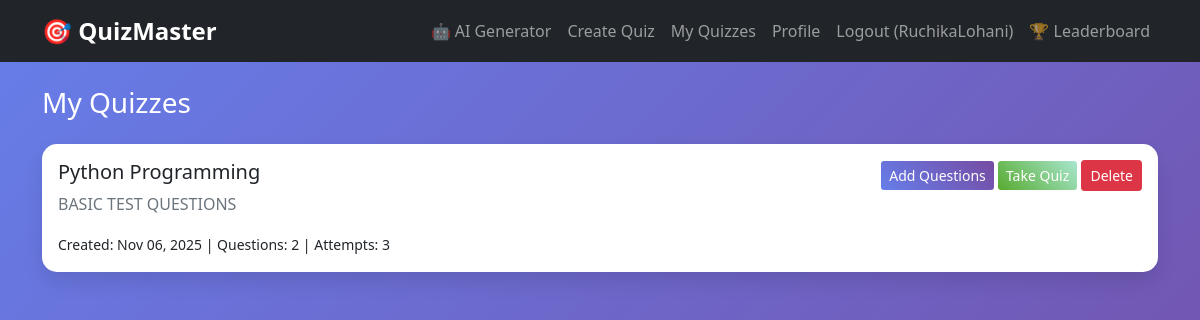
The app's page /my-quizzes/ (signed in), older data.
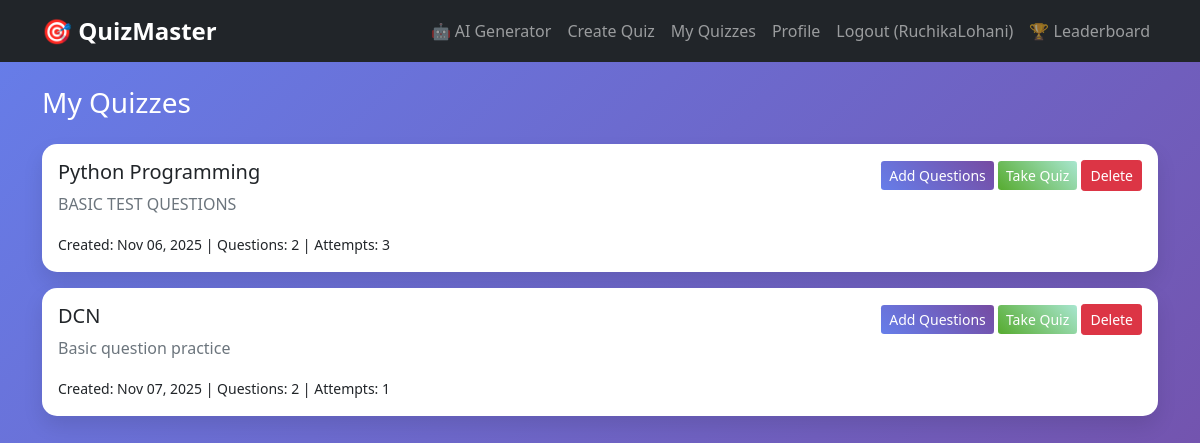
The same page, newer data.
### quizapp/models.py (models this page shows, shortened)
class Quiz(models.Model):
    DIFFICULTY_CHOICES = [
        ('easy', 'Easy'),
        ('medium', 'Medium'),
        ('hard', 'Hard'),
    ]
    title = models.CharField(max_length=200)
    description = models.TextField()
    difficulty = models.CharField(
        max_length=10,
        choices=DIFFICULTY_CHOICES,
        default='easy'
    )
    number_of_questions = models.IntegerField(default=15)
    time_limit = models.IntegerField(default=10, help_text="Time limit in minutes")
    has_time_limit = models.BooleanField(default=False)
    created_at = models.DateTimeField(auto_now_add=True)
    updated_at = models.DateTimeField(auto_now=True)
    created_by = models.ForeignKey(User, on_delete=models.CASCADE)

### quizapp/views.py (the view)
# urls.py: path('my-quizzes/', views.my_quizzes, name='my_quizzes'),
@login_required
def my_quizzes(request):
    quizzes = Quiz.objects.filter(created_by=request.user)
    return render(request, 'my_quizzes.html', {'quizzes': quizzes})

### templates/my_quizzes.html (shortened to what this page needs)
{% extends 'base.html' %}
{% block content %}
<div class="row">
    <div class="col-12">
        <h3 class="text-white mb-4">My Quizzes</h3>
        {% for quiz in quizzes %}
        <div class="card mb-3">
            <div class="card-body">
                <div class="row">
                    <div class="col-md-8">
                        <h5>{{ quiz.title }}</h5>
                        <p class="text-muted">{{ quiz.description }}</p>
                        <small>Created: {{ quiz.created_at|date:"M d, Y" }} |
                               Questions: {{ quiz.question_set.count }} |
                               Attempts: {{ quiz.quizattempt_set.count }}
                        </small>
                    </div>
                    <div class="col-md-4 text-end">
                        <a href="{% url 'add_questions' quiz.id %}" class="btn btn-primary btn-sm">
                            Add Questions
                        </a>
                        <a href="{% url 'take_quiz' quiz.id %}" class="btn btn-success btn-sm">
                            Take Quiz
                        </a>
                        <button type="button" class="btn btn-danger btn-sm"
                                data-bs-toggle="modal" data-bs-target="#deleteModal{{ quiz.id }}">
                            Delete
                        </button>
                    </div>
                </div>
            </div>
        </div>
        {% endfor %}
    </div>
</div>
{% endblock %}

### templates/base.html (shortened to what this page needs)
<!DOCTYPE html>
<html lang="en">
<head>
    <link href="https://cdn.jsdelivr.net/npm/bootstrap@5.1.3/dist/css/bootstrap.min.css" rel="stylesheet">
</head>
<body>
   <nav class="navbar navbar-expand-lg navbar-dark bg-dark">
    <div class="container">
        <a class="navbar-brand" href="{% url 'home' %}">🎯 QuizMaster</a>
        <div class="navbar-nav ms-auto">
            {% if user.is_authenticated %}
                <a class="nav-link" href="{% url 'ai_quiz_generator' %}">🤖 AI Generator</a>
                <a class="nav-link" href="{% url 'create_quiz' %}">Create Quiz</a>
                <a class="nav-link" href="{% url 'my_quizzes' %}">My Quizzes</a>
                <a class="nav-link" href="{% url 'profile' %}">Profile</a>
                <a class="nav-link" href="{% url 'logout' %}">Logout ({{ user.username }})</a>
                <a class="nav-link" href="{% url 'leaderboard' %}">🏆 Leaderboard</a>
            {% else %}
                <a class="nav-link" href="{% url 'login' %}">Login</a>
                <a class="nav-link" href="{% url 'register' %}">Register</a>
            {% endif %}
        </div>
    </div>
</nav>
    <div class="container mt-4">
        {% block content %}
        {% endblock %}
    </div>
</body>
</html>

### templates/base.html (style rules this page uses)
body { background: linear-gradient(135deg, #667eea 0%, #764ba2 100%); min-height: 100vh; }
.navbar-brand { font-weight: bold; font-size: 1.5rem; }
.card { border: none; border-radius: 15px; box-shadow: 0 10px 20px rgba(0,0,0,0.1); margin-bottom: 20px; }
.btn-primary { background: linear-gradient(45deg, #667eea, #764ba2); border: none; }
.btn-success { background: linear-gradient(45deg, #56ab2f, #a8e6cf); border: none; }

Row changes from the older to the newer data that the page shows:
added Quiz: title "DCN", description "Basic question practice", created_at "Nov 07, 2025", question_set.count "2", quizattempt_set.count "1"
